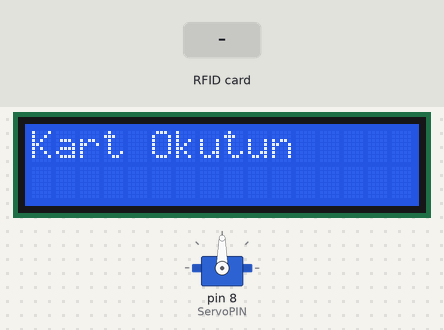
This sketch was run on a simulated Arduino Uno, built with avr-gcc and run on an emulated ATmega328P. Shown: servo, 16×2 character LCD. The test bench sets the inputs (shaded band). What the sketch prints to the serial monitor is not drawn.

Above: at 1.2 s.
1.3 s: RFID card 5E 7A 19 C4 held to the reader
At 2.8 s:
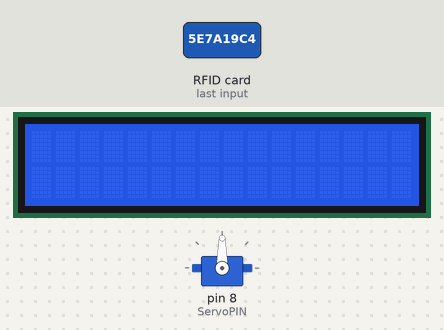
Timing chart, 0 to 4.3 s (numbered marks = the images above; inputs shaded):
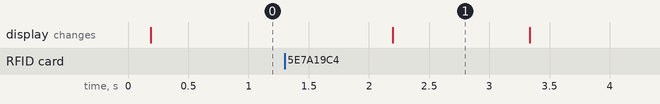

Measured:
- what the display in image 1 shows lasts 1.1 s, from 2.2 s to 3.3 s

The sketch:

rf_dokuma.ino
```cpp
#include <MFRC522.h>
#include<Servo.h>
#include<SPI.h>
#include <Wire.h>
#include <LiquidCrystal_I2C.h>

int ServoPIN=8;
int RST_PIN=9;
int SS_PIN=10;

LiquidCrystal_I2C lcd(0x27,16,2);
Servo servoMotor;
MFRC522 kartOkuyucu(SS_PIN,RST_PIN);

void setup() {
  servoMotor.attach(ServoPIN);
  Serial.begin(9600);
  SPI.begin();
  kartOkuyucu.PCD_Init();

}

void loop() {
      lcd.init();
      lcd.init();
      lcd.setCursor(0,0);
      lcd.backlight();
      lcd.print("Kart Okutun");
      delay(2000);
      lcd.clear();

   if(!kartOkuyucu.PICC_IsNewCardPresent())
    return;

  if(!kartOkuyucu.PICC_ReadCardSerial()) //Kart okunmadığı zaman bekliyoruz.
    return;
      kartIdGoster();
  if(Serial.available())
  {
    char oku = Serial.read();
    if (oku =='1')
    {
      lcd.setCursor(0,0);
      lcd.print("Hoşgeldiniz...");
      delay(2000);
      lcd.clear();

      servoMotor.write(180);
      delay(1000);
      servoMotor.write(0);

    }
    else if (oku =='0')
    {
      lcd.setCursor(0,0);
      lcd.print("Hatalı Kart");
       delay(2000);
      lcd.clear();
    }
  }
  kartOkuyucu.PICC_HaltA();
}
void kartIdGoster() {

  for (int sayac = 0; sayac < 4; sayac++) {
    Serial.print(kartOkuyucu.uid.uidByte[sayac]);
    Serial.print("");

  }
   delay(1000);
}
```
